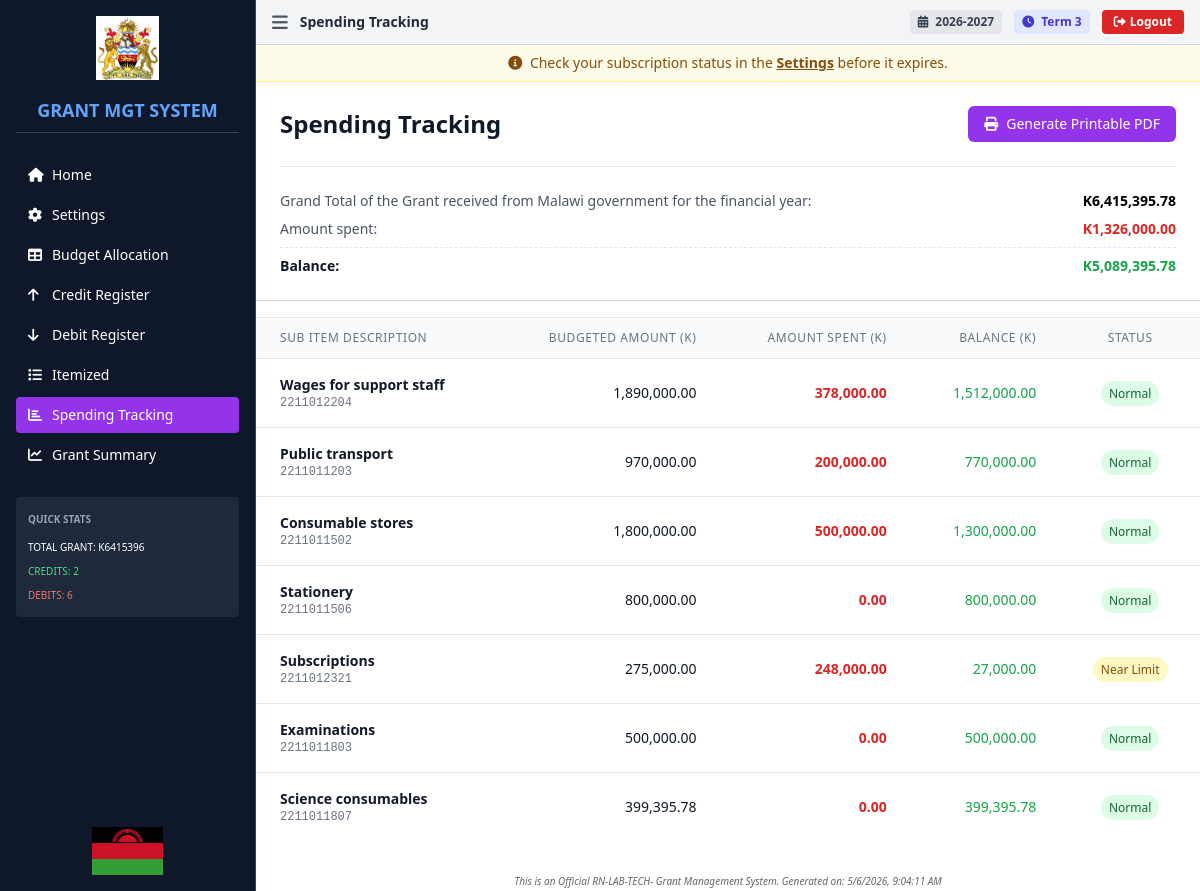
The page /tracking (signed in) on the database its author committed.
### tables this page shows
CREATE TABLE term_settings (
                id INTEGER PRIMARY KEY AUTOINCREMENT,
                school_id INTEGER NOT NULL,
                current_academic_year TEXT NOT NULL,
                current_term TEXT NOT NULL,
                updated_at DATETIME DEFAULT CURRENT_TIMESTAMP,
                FOREIGN KEY (school_id) REFERENCES schools(id),
                UNIQUE(school_id)
            );

CREATE TABLE budget_items (
                id INTEGER PRIMARY KEY AUTOINCREMENT,
                school_id INTEGER NOT NULL,
                financial_year TEXT NOT NULL,
                template_row_id INTEGER NOT NULL,
                item_key TEXT NOT NULL,
                pow_no INTEGER,
                pow_name TEXT,
                sub_activity TEXT,
                sub_item_description TEXT,
                code TEXT,
                total_allocation REAL DEFAULT 0,
                monthly_allocations TEXT,
                created_at DATETIME DEFAULT CURRENT_TIMESTAMP, academic_year TEXT, term TEXT,
                FOREIGN KEY (school_id) REFERENCES schools(id),
                UNIQUE(school_id, financial_year, template_row_id)
            );

### app.py (the view)
@app.route('/tracking')
@require_login
def tracking():
    academic_year = get_academic_year()
    term = get_term()
    budget = get_budget(academic_year, term)
    credits = get_credits(academic_year, term) or []
    debits = get_debits(academic_year, term) or []
    spending = calculate_spending(budget, debits)
    total_grant = get_total_grant(academic_year, term)
    total_spent = 0.0
    for d in debits:
        if isinstance(d, dict):
            amt = d.get('amount', 0)
            if amt:
                try:
                    total_spent += float(amt)
                except (ValueError, TypeError):
                    pass
    return render_template('tracking.html',
                      budget=budget,
                      credits=credits,
                      debits=debits,
                      spending=spending,
                      total_spent=total_spent,
                      total_grant=total_grant,
                      academic_year=academic_year,
                      term=term,
                      settings=get_settings(),
                      current_page='tracking')

### templates/tracking.html (shortened to what this page needs)
{% extends "base.html" %}
{% block title %}Spending Tracking{% endblock %}
{% block content %}
<div class="max-w-full">
    <div class="bg-white p-6 border-b border-gray-300">
        <div class="flex justify-between items-center no-print">
            <h2 class="text-2xl font-bold text-gray-900">Spending Tracking</h2>
            <button onclick="printPage('Spending Tracking')" class="bg-purple-600 hover:bg-purple-700 text-white px-4 py-2 rounded-md">
                <i class="fas fa-print mr-2"></i>Generate Printable PDF
            </button>
        </div>
        <div class="mt-6 space-y-2 border-t pt-6">
            <div class="flex justify-between">
                <span class="text-gray-600">Grand Total of the Grant received from Malawi government for the financial
                    year:</span>
                <span class="font-bold">K{{ "{:,.2f}".format((budget.totalGrant or budget.total_grant or 0) if budget else 0) }}</span>
            </div>
            <div class="flex justify-between">
                <span class="text-gray-600">Amount spent:</span>
                <span class="font-bold text-red-600">K{{ "{:,.2f}".format(total_spent) }}</span>
            </div>
            <div class="flex justify-between border-t border-dashed pt-2">
                <span class="text-gray-900 font-semibold">Balance:</span>
                <span
                    class="font-bold {% if (((budget.totalGrant or budget.total_grant or 0) if budget else 0) - total_spent) < 0 %}text-red-600{% else %}text-green-600{% endif %}">
                    K{{ "{:,.2f}".format(((budget.totalGrant or budget.total_grant or 0) if budget else 0) - total_spent) }}
                </span>
            </div>
        </div>
    </div>
    <div class="bg-white border-t border-gray-200 mt-4" id="spendingTable">
        <div class="overflow-x-auto">
            <table class="min-w-full divide-y divide-gray-200">
                <thead class="bg-gray-50">
                    <tr>
                        <th class="px-6 py-3 text-left text-xs font-medium text-gray-500 uppercase tracking-wider">Sub
                            Item Description</th>
                        <th class="px-6 py-3 text-right text-xs font-medium text-gray-500 uppercase tracking-wider">
                            Budgeted Amount (K)</th>
                        <th class="px-6 py-3 text-right text-xs font-medium text-gray-500 uppercase tracking-wider">
                            Amount Spent (K)</th>
                        <th class="px-6 py-3 text-right text-xs font-medium text-gray-500 uppercase tracking-wider">
                            Balance (K)</th>
                        <th class="px-6 py-3 text-center text-xs font-medium text-gray-500 uppercase tracking-wider">
                            Status</th>
                    </tr>
                </thead>
                <tbody class="bg-white divide-y divide-gray-200">
                    {% for item in spending %}
                    {% if item.totalAllocation > 0 %}
                    <tr>
                        <td class="px-6 py-4 text-sm text-gray-900">
                            <div class="font-semibold">{{ item.subItemDescription }}</div>
                            <div class="text-xs font-mono text-gray-500">{{ item.code }}</div>
                        </td>
                        <td class="px-6 py-4 whitespace-nowrap text-sm text-gray-900 text-right">
                            {{ "{:,.2f}".format(item.totalAllocation) }}
                        </td>
                        <td class="px-6 py-4 whitespace-nowrap text-sm text-red-600 font-semibold text-right">
                            {{ "{:,.2f}".format(item.spent) }}
                        </td>
                        <td class="px-6 py-4 whitespace-nowrap text-sm text-right">
                            <span
                                class="{% if item.balance < 0 %}text-red-600 font-bold{% else %}text-green-600{% endif %}">
                                {{ "{:,.2f}".format(item.balance) }}
                            </span>
                        </td>
                        <td class="px-6 py-4 whitespace-nowrap text-center">
                            {% set utilization = (item.spent / item.totalAllocation * 100) if item.totalAllocation > 0
                            else 0 %}
                            {% if utilization >= 100 %}
                            <span
                                class="px-2 py-1 text-xs font-medium bg-red-100 text-red-800 rounded-full">Exceeded</span>
                            {% elif utilization >= 80 %}
                            <span class="px-2 py-1 text-xs font-medium bg-yellow-100 text-yellow-800 rounded-full">Near
                                Limit</span>
                            {% else %}
                            <span
                                class="px-2 py-1 text-xs font-medium bg-green-100 text-green-800 rounded-full">Normal</span>
                            {% endif %}
                        </td>
                    </tr>
                    {% endif %}
                    {% endfor %}
                </tbody>
            </table>
        </div>
    </div>
</div>
<div style="margin-top: 30px; font-size: 10px; color: #666; text-align: center; font-style: italic;">
    This is an Official RN-LAB-TECH- Grant Management System.
    Generated on: <span id="timestamp"></span>
</div>
{% endblock %}

### templates/base.html (shortened to what this page needs)
<!DOCTYPE html>
<html lang="en">
<head>
    <script src="https://cdn.tailwindcss.com"></script>
    <link rel="stylesheet" href="https://cdnjs.cloudflare.com/ajax/libs/font-awesome/6.0.0/css/all.min.css">
</head>
<body class="bg-gray-50 text-sm">
    <div class="flex h-screen overflow-hidden">
        <aside id="sidebar" class="sidebar w-64 bg-slate-900 text-white flex-shrink-0 border-r border-slate-700">
            <div class="p-4 flex flex-col h-full">
                <div class="flex justify-center mb-4">
                    <img src="{{ url_for('static', filename='images/Malawi Government logo.png') }}"
                        alt="Malawi Government Logo" class="h-16 w-auto object-contain">
                </div>
                <h1 class="text-lg font-bold text-blue-400 mb-6 border-b border-slate-700 pb-2 text-center">GRANT MGT
                    SYSTEM</h1>
                <nav class="space-y-1">
                    <a href="{{ url_for('index') }}"
                        class="flex items-center space-x-2 px-3 py-2 rounded {% if current_page == 'home' %}bg-blue-600{% else %}hover:bg-slate-800{% endif %}">
                        <i class="fas fa-home w-4"></i>
                        <span>Home</span>
                    </a>
                    <a href="{{ url_for('settings') }}"
                        class="flex items-center space-x-2 px-3 py-2 rounded {% if current_page == 'settings' %}bg-blue-600{% else %}hover:bg-slate-800{% endif %}">
                        <i class="fas fa-cog w-4"></i>
                        <span>Settings</span>
                    </a>
                    <a href="{{ url_for('budget') }}"
                        class="flex items-center space-x-2 px-3 py-2 rounded {% if current_page == 'budget' %}bg-blue-600{% else %}hover:bg-slate-800{% endif %}">
                        <i class="fas fa-table w-4"></i>
                        <span>Budget Allocation</span>
                    </a>
                    <a href="{{ url_for('credits') }}"
                        class="flex items-center space-x-2 px-3 py-2 rounded {% if current_page == 'credits' %}bg-green-600{% else %}hover:bg-slate-800{% endif %}">
                        <i class="fas fa-arrow-up w-4"></i>
                        <span>Credit Register</span>
                    </a>
                    <a href="{{ url_for('debits') }}"
                        class="flex items-center space-x-2 px-3 py-2 rounded {% if current_page == 'debits' %}bg-red-600{% else %}hover:bg-slate-800{% endif %}">
                        <i class="fas fa-arrow-down w-4"></i>
                        <span>Debit Register</span>
                    </a>
                    <a href="{{ url_for('itemized') }}"
                        class="flex items-center space-x-2 px-3 py-2 rounded {% if current_page == 'itemized' %}bg-orange-600{% else %}hover:bg-slate-800{% endif %}">
                        <i class="fas fa-list w-4"></i>
                        <span>Itemized</span>
                    </a>
                    <a href="{{ url_for('tracking') }}"
                        class="flex items-center space-x-2 px-3 py-2 rounded {% if current_page == 'tracking' %}bg-purple-600{% else %}hover:bg-slate-800{% endif %}">
                        <i class="fas fa-chart-bar w-4"></i>
                        <span>Spending Tracking</span>
                    </a>
                    <a href="{{ url_for('grant_summary') }}"
                        class="flex items-center space-x-2 px-3 py-2 rounded {% if current_page == 'dashboard' %}bg-blue-600{% else %}hover:bg-slate-800{% endif %}">
                        <i class="fas fa-chart-line w-4"></i>
                        <span>Grant Summary</span>
                    </a>
                </nav>
                {% if budget %}
                <div class="mt-6 p-3 bg-slate-800 rounded">
                    <h3 class="font-semibold mb-2 text-[10px] text-slate-400">QUICK STATS</h3>
                    <div class="space-y-1 text-[10px]">
                        <div>TOTAL GRANT: K{{ "%.0f"|format(budget.totalGrant or 0) }}</div>
                        <div class="text-green-400">CREDITS: {{ credits|length }}</div>
                        <div class="text-red-400">DEBITS: {{ debits|length }}</div>
                    </div>
                </div>
                {% endif %}
                <div class="mt-auto pt-4 flex justify-center">
                    <img src="{{ url_for('static', filename='images/Malawi flag.png') }}" alt="Malawi Flag"
                        class="h-12 w-auto object-contain">
                </div>
            </div>
        </aside>
        <main class="main-content flex-1 overflow-auto bg-white">
            <header class="bg-gray-100 border-b border-gray-300 px-4 py-2">
                <div class="flex items-center justify-between">
                    <div class="flex items-center space-x-3">
                        <button onclick="toggleSidebar()" class="text-gray-600 hover:text-black">
                            <i class="fas fa-bars text-lg"></i>
                        </button>
                        <h2 class="text-sm font-bold text-gray-800">
                            {% block title %}GRANT MANAGEMENT SYSTEM{% endblock %}
                        </h2>
                    </div>
                    <div class="flex items-center space-x-3">
                        <span class="text-xs font-bold text-gray-700 bg-gray-200 px-2 py-1 rounded">
                            <i class="fas fa-calendar-alt mr-1"></i> {{ academic_year }}
                        </span>
                        <span class="text-xs font-bold text-indigo-700 bg-indigo-100 px-2 py-1 rounded">
                            <i class="fas fa-clock mr-1"></i> {{ term }}
                        </span>
                        <button onclick="logout()" class="bg-red-600 hover:bg-red-700 text-white px-3 py-1 rounded text-xs font-semibold transition">
                            <i class="fas fa-sign-out-alt mr-1"></i>Logout
                        </button>
                    </div>
                </div>
            </header>
            <div class="p-0">
                {% if current_page != 'settings' %}
                <div class="subscription-notice bg-yellow-50 border-b border-yellow-200 px-4 py-2 text-center text-sm text-yellow-800">
                    <i class="fas fa-info-circle mr-1"></i>
                    Check your subscription status in the <a href="{{ url_for('settings') }}" class="font-bold underline hover:text-yellow-900">Settings</a> before it expires.
                </div>
                {% endif %}
                {% block content %}{% endblock %}
            </div>
        </main>
    </div>
</body>
</html>

### rows shown on the page
term_settings: current_academic_year "2026-2027", current_term "Term 3"
budget_items: subItemDescription "Wages for support staff", code "2211012204", totalAllocation "1,890,000.00", spent "378,000.00", balance "1,512,000.00", shows "Normal"
budget_items: subItemDescription "Public transport", code "2211011203", totalAllocation "970,000.00", spent "200,000.00", balance "770,000.00", shows "Normal"
budget_items: subItemDescription "Consumable stores", code "2211011502", totalAllocation "1,800,000.00", spent "500,000.00", balance "1,300,000.00", shows "Normal"
budget_items: subItemDescription "Stationery", code "2211011506", totalAllocation "800,000.00", spent "0.00", balance "800,000.00", shows "Normal"
budget_items: subItemDescription "Subscriptions", code "2211012321", totalAllocation "275,000.00", spent "248,000.00", balance "27,000.00", shows "Near Limit"
budget_items: subItemDescription "Examinations", code "2211011803", totalAllocation "500,000.00", spent "0.00", balance "500,000.00", shows "Normal"
budget_items: subItemDescription "Science consumables", code "2211011807", totalAllocation "399,395.78", spent "0.00", balance "399,395.78", shows "Normal"

### other values the page prints
{{ "%.0f"|format(budget.totalGrant or 0) }} "6415396"
{{ credits|length }} "2"
{{ debits|length }} "6"
{{ "{:,.2f}".format(total_spent) }} "1,326,000.00"
